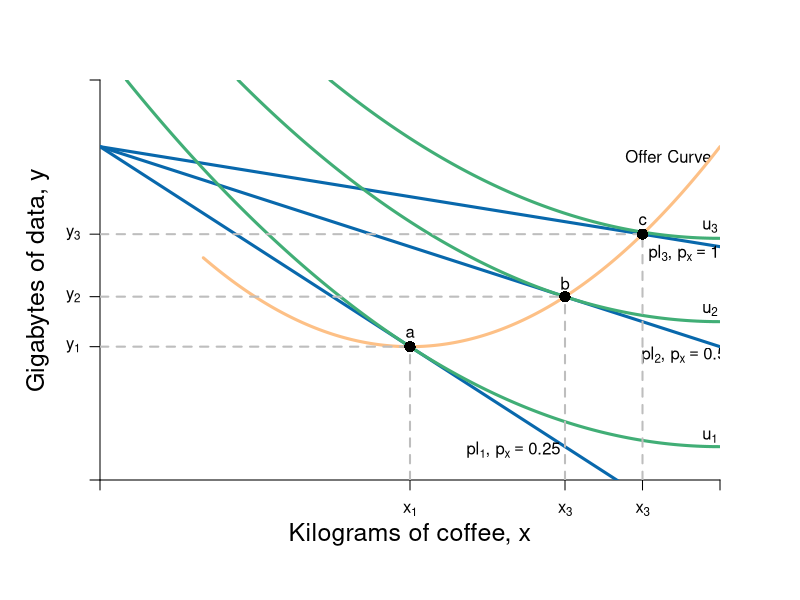

R code for this plot:
require(shape)
pdf(file = "constrained_optimization/offer_curve_qql_new.pdf", width = 9, height = 7)

#Set parameters for graphics
axislabelsize <- 1.5
graphlinewidth <- 3
segmentlinewidth <- 2

COL <- c("#7fc97f", "#beaed4", "#fdc086", "#ffff99", "#386cb0", "#f0027f", "#bf5b17", "#666666")
COLA <- c("#99d8c9","#66c2a4","#41ae76", "#238b45", "#005824")
COLB <- c("#4eb3d3", "#2b8cbe", "#0868ac","#084081")

#Edited the margins to cater for the larger LHS labels
par(mar =  c(6, 5, 4, 4))

mrsA <- function(x, rmax = 10, xmax = 20) {
  rmax - (rmax/xmax)*x
}


uA <- function(x, y, rmax = 2, xmax = 12) {
  y + rmax*x - (1/2)*(rmax/xmax)*x^2
}

indiffA1 <- function(x, uA = 10, rmax = 2.5, xmax = 10) {
  uA - rmax*x + (1/2)*(rmax/xmax)*(x^2)
}

offerCurve <- function(x, w, rmax = 2, xmax = 12) {
  w - rmax*x + (rmax/xmax)*x^2
}

bcA <- function(x, w = 20, p = 2) {
  w - p*x
}


xlims <- c(0, 12)
ylims <- c(0, 12)

npts <- 501 
x <- seq(xlims[1], xlims[2], length.out = npts)
y <- seq(ylims[1], ylims[2], length.out = npts) 
a <- c(13, 16.75, 19.25)

plot(0, 0, xlim = xlims, ylim = ylims, type = "n",
     xlab = expression(paste("")),
     ylab = expression(paste("")), 
     xaxt = "n", 
     yaxt = "n", 
     cex.lab = axislabelsize, 
     bty = "n",
     xaxs="i", 
     yaxs="i")

# ticksy <- seq(from = 0, to = ylims[2], by = 2)
# ylabels <- seq(from = 0, to = ylims[2], by = 2)
# ticksx <- seq(from = 0, to = xlims[2], by = 2)
# xlabels <- seq(from = 0, to = xlims[2], by = 2)
ticksy <- c(0, 4, 5.5, 7.375 , ylims[2])
ylabels <- c(NA, expression(paste(y[1])), expression(paste(y[2])), expression(paste(y[3])), NA)
ticksx <- c(0, 6, 9, 10.5,  xlims[2])
xlabels <- c(NA, expression(paste(x[1])), expression(paste(x[3])), expression(paste(x[3])), NA)




axis(1, at = ticksx, pos = 0, labels = xlabels)
axis(2, at = ticksy, pos = 0, labels = ylabels, las = 1)

npts <- 500 
xx1 <- seq(xlims[1], xlims[2], length.out = npts)

#lines(xx1, bcA(xx1, w = 10, p = 1.5), col = COLB[3], lwd = graphlinewidth)
lines(xx1, bcA(xx1, w = 10, p = 1), col = COLB[3], lwd = graphlinewidth)
lines(xx1, bcA(xx1, w = 10, p = 0.5), col = COLB[3], lwd = graphlinewidth)
lines(xx1, bcA(xx1, w = 10, p = 0.25), col = COLB[3], lwd = graphlinewidth)


#Label the axes
mtext(expression(paste("Kilograms of coffee, ", x)), side=1, line = 2.5, cex = axislabelsize)
text(-1.2, 0.5*ylims[2], expression(paste("Gigabytes of data, ", y)), xpd = TRUE, cex = axislabelsize, srt = 90) 

#Label the indifference curves
text(11.8, 1.3, expression(u[1]))
text(11.8, 5.1, expression(u[2]))
text(11.8, 7.6, expression(u[3]))

#Label the price lines
text(8, 0.9, expression(paste(pl[1], ", ", p[x] == 0.25)))
text(11.3, 3.75, expression(paste(pl[2], ", ", p[x] == 0.5)))
text(11.3, 6.8, expression(paste(pl[3], ", ", p[x] == 1)))

#Label the offer curve
text(11, 9.7, expression("Offer Curve"))

#Add the contour plot for the indifference curves
contour(x, y, 
        outer(x, y, uA),
        drawlabels = FALSE,
        col = COLA[3],
        lwd = graphlinewidth,
        levels = a, 
        xaxs="i", 
        yaxs="i", 
        add = TRUE)

#Add the offer curve (superimposed on the indifference curves tangent to the price lines)
xx2 <- seq(2, xlims[2], length.out = npts)
lines(xx2, offerCurve(xx2, w = 10, rmax = 2, xmax = 12), col = COL[3], lwd = graphlinewidth)

#Segments for points on Offer curve
segments(0, 4, 6, 4, lty = 2, col = "gray" , lwd = segmentlinewidth)
segments(6, 0, 6, 4, lty = 2, col = "gray" , lwd = segmentlinewidth)
segments(0, 5.5, 9, 5.5, lty = 2, col = "gray" , lwd = segmentlinewidth)
segments(9, 0, 9, 5.5, lty = 2, col = "gray" , lwd = segmentlinewidth)
segments(0, 7.375, 10.5, 7.375, lty = 2, col = "gray" , lwd = segmentlinewidth)
segments(10.5, 0, 10.5, 7.375, lty = 2, col = "gray" , lwd = segmentlinewidth)

#Annotate points on offer curve mrs = p for each of p = 1, 0.5, 0.25
#Where mrs = 2 - (1/6)*x
points(6, 4, pch = 16, col = "black", cex = 1.5)
points(9, 5.5, pch = 16, col = "black", cex = 1.5)
points(10.5, 7.375, pch = 16, col = "black", cex = 1.5)

text(6, 4.4, expression(paste(a)))
text(9, 5.9, expression(paste(b)))
text(10.5, 7.775, expression(paste(c)))

dev.off()
